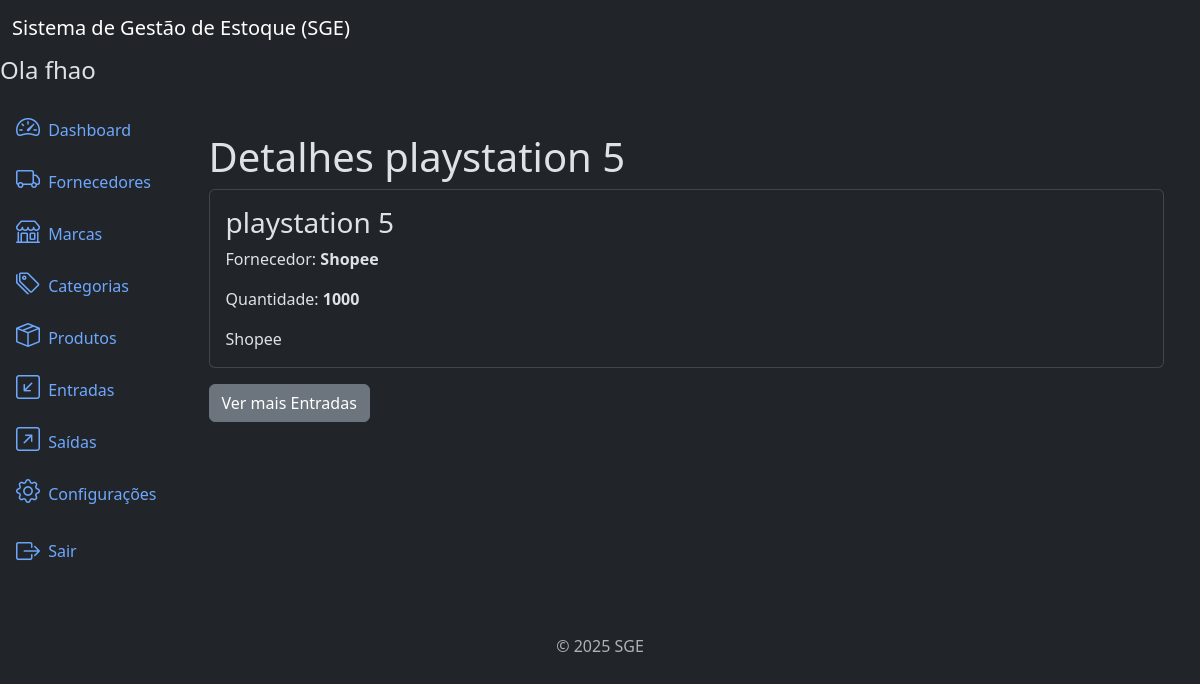
Page /inflows/3/detail/ (signed in) on the committed database.
### inflows/models.py (models this page shows, shortened)
class Inflow(models.Model):
    supplier = models.ForeignKey(
        Supplier,
        on_delete=models.PROTECT,
        related_name='inflows'
    )
    product = models.ForeignKey(
        Product,
        on_delete=models.PROTECT,
        related_name='inflows'
    )
    quantity = models.IntegerField()
    description = models.TextField(
        blank=True,
        null=True,
    )
    created_at = models.DateTimeField(
        auto_now_add=True,
    )
    updated_at = models.DateTimeField(
        auto_now=True,
    )
    class Meta:
        ordering = ['-created_at']   # `-` ordem descrecente

### products/models.py (models this page shows)
class Product(models.Model):
    title = models.CharField(
        max_length=500
    )
    brand = models.ForeignKey(
        Brand,
        on_delete=models.PROTECT,
        related_name='products'
    )
    category = models.ForeignKey(
        Category,
        on_delete=models.PROTECT,
        related_name='products'
    )
    description = models.TextField(
        blank=True,
        null=True,
    )
    serie_number = models.CharField(
        max_length=200,
        blank=True,
        null=True,
    )
    cost_price = models.DecimalField(
        max_digits=20,
        decimal_places=2,
    )  # preço de custo
    selling_price = models.DecimalField(
        max_digits=20,
        decimal_places=2,
    )  # preço vendido
    quantity = models.IntegerField(
        default=0,
    )
    created_at = models.DateTimeField(
        auto_now_add=True,
    )
    updated_at = models.DateTimeField(
        auto_now=True
    )
    class Meta:
        ordering = ['title']
    def __str__(self):
        return self.title

### suppliers/models.py (models this page shows)
class Supplier(models.Model):
    name = models.CharField(max_length=500)
    description = models.TextField(
        blank=True,
        null=True,
    )
    created_at = models.DateTimeField(
        auto_now_add=True
    )
    updated_at = models.DateTimeField(
        auto_now=True
    )
    class Meta:
        ordering = ['name']
    def __str__(self):
        return self.name

### inflows/views.py (the view)
# urls.py: path('inflows/<int:pk>/detail/', views.InflowDetailView.as_view(), name='inflow_detail'),
class InflowDetailView(LoginRequiredMixin, PermissionRequiredMixin, DetailView):
    model = models.Inflow
    template_name = 'inflow_detail.html'
    permission_required = 'inflows.view_inflow'

### inflows/templates/inflow_detail.html (shortened to what this page needs)
{% extends 'base.html' %}
{% block content %}
<div class="container mt-4">
   <h3 class="display-6"> Detalhes {{ object.product }}</h3>
   <div class="card">
      <div class="card-body">
         <h3 class="card-title">{{ object.product }}</h3>
         <p class="card-text">Fornecedor: <strong>{{ object.supplier }}</strong></p>
         <p class="card-text">Quantidade: <strong>{{ object.quantity }}</strong></p>
         <p class="card-text">{{ object.supplier }}</p>
      </div>
   </div>
   <a href="{% url 'inflow_list' %}" class="btn btn-secondary mt-3">Ver mais Entradas</a>
</div>
{% endblock %}

### app/templates/components/_header.html
<nav class="navbar navbar-expand-lg navbar-light bg-dark">
  <div class="container-fluid">
    <a class="navbar-brand text-white" href="#">Sistema de Gestão de Estoque (SGE)</a>
  </div>
</nav>
<h4>Ola {{ user.username }}</h4>

### rows in the picture
Inflow: product "playstation 5", supplier "Shopee", quantity "1000"

### other values in the picture
{{ user.username }} "fhao"
